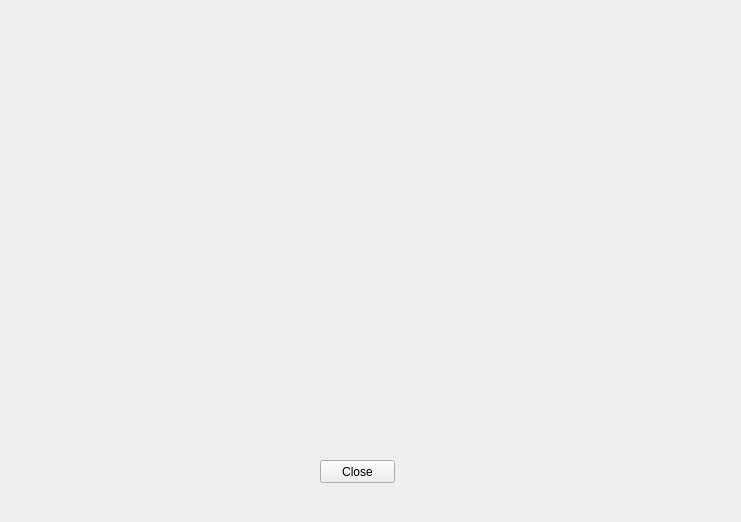
<?xml version="1.0" encoding="UTF-8"?>
<ui version="4.0">
 <class>Map</class>
 <widget class="QWidget" name="Map">
  <property name="geometry">
   <rect>
    <x>0</x>
    <y>0</y>
    <width>741</width>
    <height>522</height>
   </rect>
  </property>
  <property name="windowTitle">
   <string>Form</string>
  </property>
  <widget class="QPushButton" name="pushButton">
   <property name="geometry">
    <rect>
     <x>320</x>
     <y>460</y>
     <width>75</width>
     <height>23</height>
    </rect>
   </property>
   <property name="text">
    <string>Close</string>
   </property>
  </widget>
 </widget>
 <resources/>
 <connections/>
</ui>
